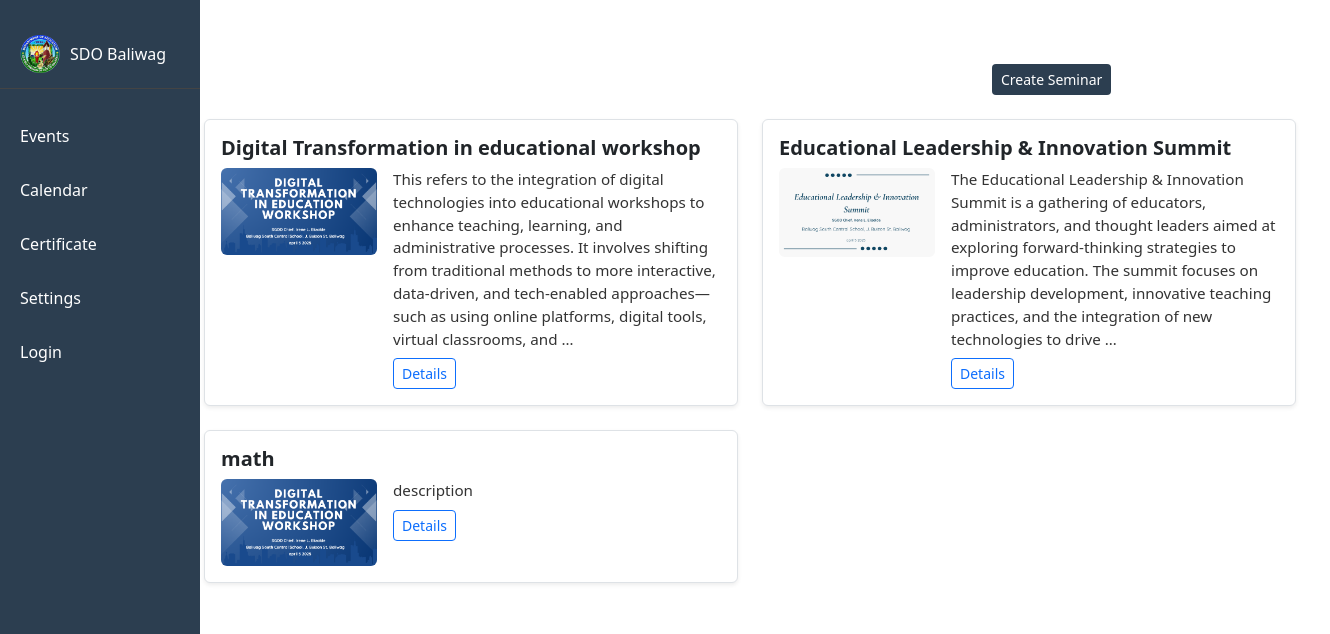
Screenshot of /admin_panel with the database file from the repository.
### webinar/models.py (models this page shows, shortened)
class Webinar(models.Model):
    title=models.CharField(max_length=20)
    description=models.CharField(max_length=1000)
    number_of_speaker=models.IntegerField(default=1)
    event_type=models.CharField(max_length=20, null=True ,blank=True)
    start_date=models.DateField(null=True ,blank=True)
    until_date=models.DateField(null=True, blank=True)
    time=models.CharField(max_length=20)
    banner=models.ImageField(upload_to='banner')
    venue=models.CharField(max_length=40)

### login/views.py (the view)
# urls.py: path("admin_panel", views.admin_panel, name="admin_panel"),
def admin_panel(request):
    webinars=Webinar.objects.all()
    return render(request, 'login/admin_panel.html',{
        'webinars':webinars
    })

### login/templates/login/admin_panel.html (shortened to what this page needs)
{% extends "login/layout.html" %}
{% load static %}
{% block css %} <link rel="stylesheet" href="{% static 'css/admin_panel.css' %}"> {% endblock %}
{% block body%}
    <nav class="sidebar">
        <ul class="nav-links">
            <li class="logo-section">
                <img class="logo" src="{% static 'asset/logo1.png' %}" alt="logo">
                <span>SDO Baliwag</span>
            </li>
            <li><a href="{% url 'index' %}">Events</a></li>
            <li><a href="#">Calendar</a></li>
            <li><a href="#">Certificate</a></li>
            <li><a href="#">Settings</a></li>
            {% if user.is_authenticated %}
                <li><a href="{% url 'logout' %}">Logout</a></li>
            {% else %}
                <li><a href="{% url 'login' %}">Login</a></li>
            {% endif %}
        </ul>
    </nav>
    <div class="container contents">
        <div class="btn btn-sm muted-btn">
            <a href="{% url 'make_webinar' %}" style="color: white; text-decoration: none;">Create Seminar</a>
        </div>
        <div class="container-fluid webinar mt-4">
            <div class="row">
                {% for webinar in webinars %}
                <div class="col-12 col-md-6 mb-4">
                    <div class="p-3 border rounded shadow-sm bg-white h-100">
                        <h5 class="fw-bold">{{ webinar.title }}</h5>
                        <div class="row g-3">
                            <div class="col-4">
                                <img src="{{ webinar.banner.url }}" alt="works"
                                     class="img-fluid rounded" style="max-height: 200px; object-fit: cover;">
                            </div>
                            <div class="col-8">
                                <div class="description">
                                    {{ webinar.description|truncatewords:40 }}
                                </div>
                                <div class="mt-2">
                                    <a class="btn btn-sm btn-outline-primary" href="{% url 'webinar_detail' webinar.id %}">
                                        Details
                                    </a>
                                </div>
                            </div>
                        </div>
                    </div>
                </div>
                {% endfor %}
            </div>
        </div>
{% endblock %}

### login/templates/login/layout.html (shortened to what this page needs)
<!DOCTYPE html>
<html lang="en">
<head>
        <link href="https://cdn.jsdelivr.net/npm/bootstrap@5.3.3/dist/css/bootstrap.min.css" rel="stylesheet">
    {% block css %}{% endblock %}
</head>
<body>
    {% block body %}{% endblock %}
</body>
</html>

### login/static/css/admin_panel.css (style rules this page uses)
.sidebar { position: fixed; top: 0; left: 0; width: 200px; height: 100vh; background-color: rgb(44, 62, 80); padding: 20px 0; color: #ffffff; z-index: 1000; }
.nav-links { list-style: none; padding: 0; margin: 0; }
.nav-links li { padding: 15px 20px; }
.nav-links li a { color: #fff; text-decoration: none; display: block; }
.logo-section { display: flex; align-items: center; padding: 0 20px 20px 20px; border-bottom: 1px solid #444; margin-bottom: 20px; }
.logo { width: 40px; height: auto; margin-right: 10px; }
.contents { margin-left: 180px; }
.webinar { margin-top: 2rem; background-color: white; border-radius: 5%; }
.description { display: justify; overflow: hidden; text-overflow: ellipsis; font-size: 0.95rem; color: #333; }
.muted-btn { background-color: rgb(44, 62, 80); margin-top: 4rem; margin-left: 50rem; color: #fff; }

### rows the page displays
Webinar: title "Digital Transformation in educational workshop", banner (picture), description "This refers to the integration of digital technologies into educational workshops to enhance teaching, learning, and administrative processes. It involves shifting from traditional methods to more interactive, data-driven, and tech-enabled approaches—such as using online platforms, digital tools, virtual classrooms, and …"
Webinar: title "Educational Leadership & Innovation Summit", banner (picture), description "The Educational Leadership & Innovation Summit is a gathering of educators, administrators, and thought leaders aimed at exploring forward-thinking strategies to improve education. The summit focuses on leadership development, innovative teaching practices, and the integration of new technologies to drive …"
Webinar: title "math", banner (picture), description "description"
